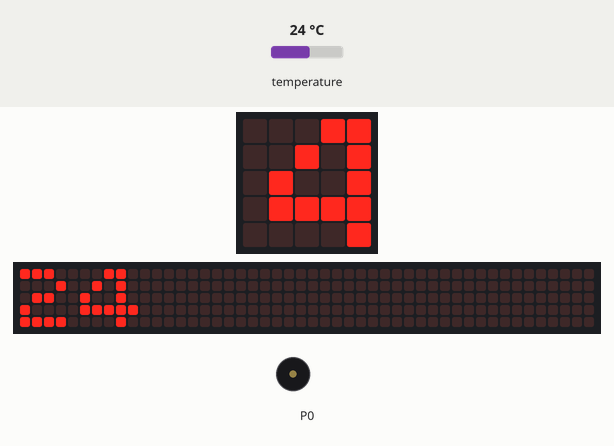
Bench run of a program on a simulated BBC micro:bit running MicroPython. Parts: the board's 5×5 LED display, a strip that is not on the board, showing the scrolling text unrolled, buzzer (waves = sounding). Inputs (shaded band) come from the test bench; at power-on: temperature 24 °C. The 48×5 strip is a reading aid, not a part: it shows the text the display is scrolling, unrolled, one strip-width of it at a time.

Above: at 1.27 s.
1.3 s: temperature set to 30.4 °C
At 2.32 s:
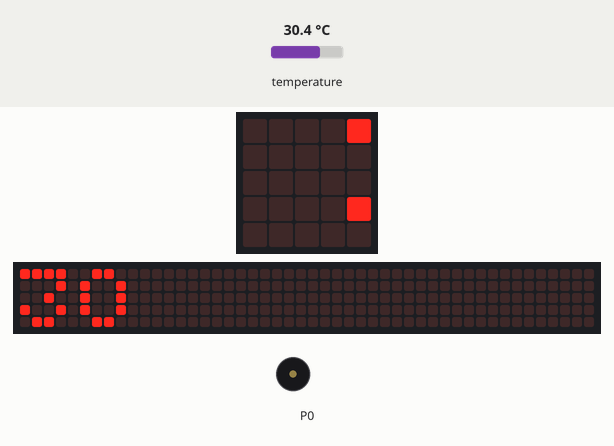
4.3 s: temperature set to 31.4 °C
At 4.42 s:
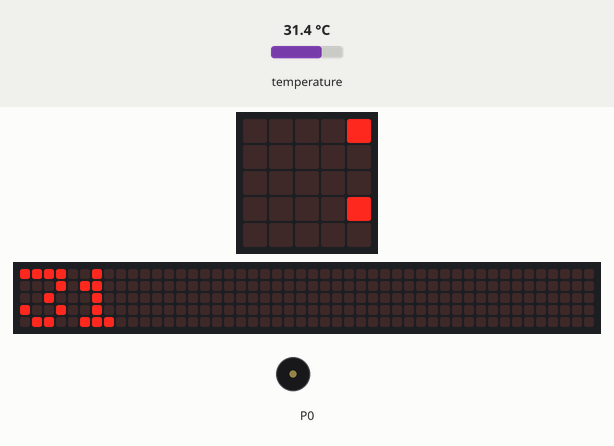
10.7 s: temperature set to 12 °C
At 13.08 s:
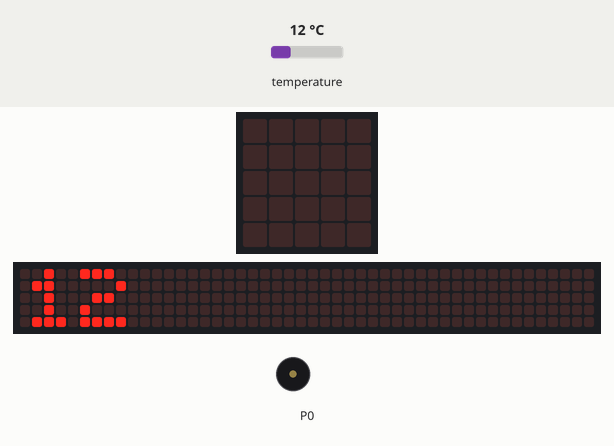
13.7 s: temperature set to 31 °C
At 15.4 s:
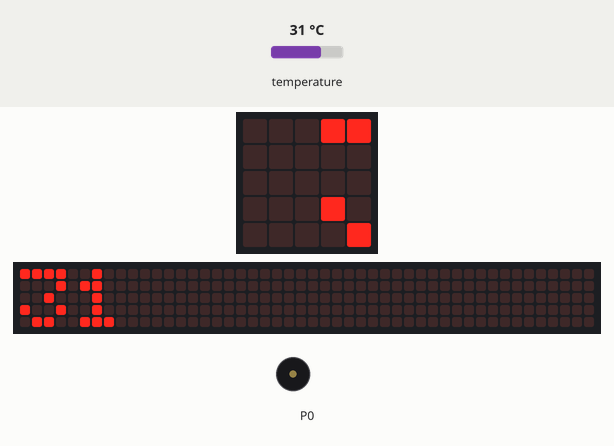
Timing chart, 0 to 17.7 s (numbered marks = the images above; inputs shaded):
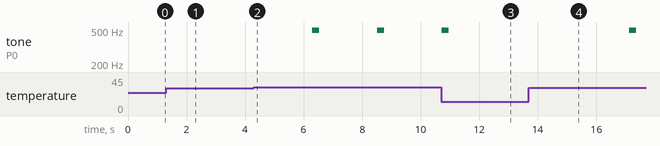

The program:

07_______.py
```python
from microbit import *
import music

while True:
    temp = temperature()            # 온도 센서로 부터 온도값을 temp에 저장
    if temp > 30:                   # 온도 센서값이 32도를 초과하면
        display.show(Image.ANGRY)   # 내장된 ANGRY 이미지 출력
        display.scroll(temp)        # 온도 센서값을 LED 디스플레이에 출력
        music.play("B4:2")          # B음 출력
        sleep(10)                   # 0.01초 지연
    else:                           # 온도 센서값이 32도 이하이면
        music.stop()                # 멜로디 정지
        display.scroll(temp)        # 온도 센서값을 LED 디스플레이에 출력
```

Measured:
- the behaviour switches between 30.9 and 31 °C on temperature (found by bisection; images 1 and 2)
- after the input at 4.3 s, tone on P0: alternates 494 Hz for 0.24 s and silent for 2.0 s, starting after 2.0 s
- after the input at 10.7 s, tone on P0: goes on until 11.0 s, then stays silent
- after the input at 13.7 s, tone on P0: silent → 494 Hz after 3.4 s, → silent 0.24 s later
